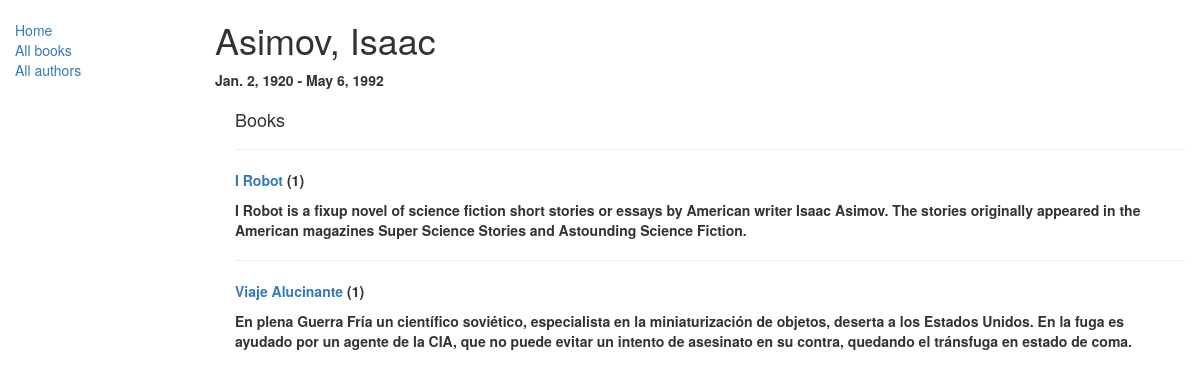
Screenshot of /catalog/author/4 with the database file from the repository.
### catalog/models.py (models this page shows, shortened)
class Author(models.Model):
    first_name = models.CharField(max_length=100)
    last_name = models.CharField(max_length=100)
    date_of_birth = models.DateField('birth', null=True, blank=True)
    date_of_death = models.DateField('Died', null=True, blank=True)
    class Meta:
        ordering = ['last_name']

class Book(models.Model):
    title = models.CharField(max_length=200)
    author = models.ForeignKey('Author', on_delete=models.SET_NULL, null=True)
    summary = models.TextField(
        max_length=1000, help_text="Ingrese una breve descripción del libro")
    isbn = models.CharField(
        'ISBN', max_length=13,
        help_text='13 Caracteres <a href="https://www.isbn-international.org/\
            content/what-isbn">ISBN number</a>')
    genre = models.ManyToManyField(
        Genre, help_text="Seleccione un genero para este libro")
    language = models.ForeignKey(
        'Language', on_delete=models.SET_NULL, null=True)
    def get_absolute_url(self):
        return reverse('book-detail', args=[str(self.id)])
    def display_genre(self):
        """
        Creates a string for the Genre.
        This is required to display genre in Admin.
        """
        return ', '.join([genre.name for genre in self.genre.all()[:3]])
    display_genre.short_description = 'Genre'
    class Meta:
        ordering = ['title']

### catalog/views.py (the view)
class AuthorDetailView(generic.DetailView):
    model = Author

### catalog/templates/catalog/author_detail.html
{% extends "base_generic.html" %}
{% block content %}
  <h1>{{ author.last_name }}, {{ author.first_name }}</h1>
  <p><strong>{{ author.date_of_birth }} - {%if author.date_of_death %} {{ author.date_of_death }} {% endif %}</p>
    <div style="margin-left:20px;margin-top:20px">
      <h4>Books</h4>
      {% for book in author.book_set.all %}
            <hr>
               <p><a href="{{ book.get_absolute_url }}">{{ book.title }}</a> ({{ book.bookinstance_set.all.count }})</p>
               <p>{{ book.summary }} </p>
      {% endfor %}
    </div>
{% endblock %}

### rows the page displays
Author: last_name "Asimov", first_name "Isaac", date_of_birth "Jan. 2, 1920", date_of_death "May 6, 1992"
Book: title "I Robot", bookinstance_set.all.count "1", summary "I Robot is a fixup novel of science fiction short stories or essays by American writer Isaac Asimov. The stories originally appeared in the American magazines Super Science Stories and Astounding Science Fiction."
Book: title "Viaje Alucinante", bookinstance_set.all.count "1", summary "En plena Guerra Fría un científico soviético, especialista en la miniaturización de objetos, deserta a los Estados Unidos. En la fuga es ayudado por un agente de la CIA, que no puede evitar un intento de asesinato en su contra, quedando el tránsfuga en estado de coma."
